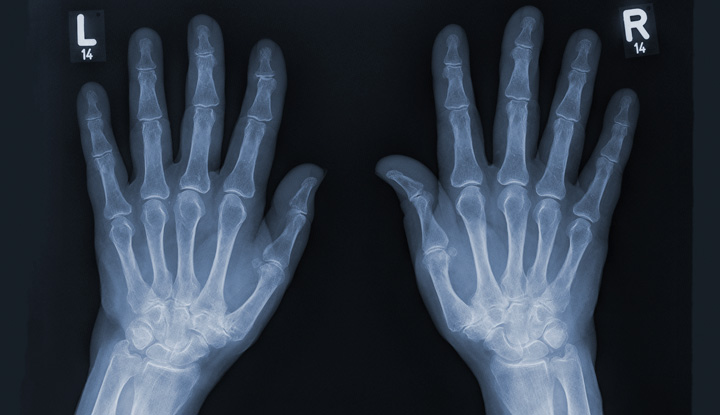
#> input picture 23518-hand-x-ray.jpg, 720 x 415 px
$ jupyter execute medical_image_system.ipynb
#> lines starting #> are read from the running program, lines starting #| are printed output that depends on the picture; after the words box and inside, x2 and y2 are one past the last pixel; in counts of white or black regions, pixels touching at a corner belong together
[cell 1]
"""
Name: Sagar
Roll No: 2301010312
Course: Image Processing & Computer Vision
Unit: 3rd
Assignment Title: Compression and Segmentation of Medical Images using Python
Date: 06-04-2026
"""

import cv2
import numpy as np
import os
import matplotlib.pyplot as plt

# Create output directory
OUTPUT_DIR = "outputs"
os.makedirs(OUTPUT_DIR, exist_ok=True)

# -----------------------------
# Task 1: Run Length Encoding
# -----------------------------
def run_length_encoding(image):
    flat = image.flatten()
    encoding = []
    prev = flat[0]
    count = 1

    for pixel in flat[1:]:
        if pixel == prev:
            count += 1
        else:
            encoding.append((prev, count))
            prev = pixel
            count = 1
    encoding.append((prev, count))

    return encoding


def calculate_compression(original, encoded):
    original_size = original.size
    encoded_size = len(encoded) * 2  # (value, count)

    compression_ratio = original_size / encoded_size
    savings = (1 - (encoded_size / original_size)) * 100

    return compression_ratio, savings


# -----------------------------
# Task 2: Segmentation
# -----------------------------
def global_threshold(image, thresh=127):
    _, binary = cv2.threshold(image, thresh, 255, cv2.THRESH_BINARY)
    return binary


def otsu_threshold(image):
    _, binary = cv2.threshold(image, 0, 255, cv2.THRESH_BINARY + cv2.THRESH_OTSU)
    return binary


# -----------------------------
# Task 3: Morphological Ops
# -----------------------------
def morphological_processing(binary_img):
    kernel = np.ones((3, 3), np.uint8)
    dilation = cv2.dilate(binary_img, kernel, iterations=1)
    erosion = cv2.erode(binary_img, kernel, iterations=1)
    return dilation, erosion


# -----------------------------
# Display using matplotlib
# -----------------------------
def show(title, img):
    plt.figure()
    plt.title(title)
    plt.imshow(img, cmap='gray')
    plt.axis('off')
    plt.show()


# -----------------------------
# Processing Pipeline
# -----------------------------
def process_image(image_path, name_prefix):
#> called with image_path = '23518-hand-x-ray.jpg', name_prefix = 'xray'
    print(f"\nProcessing: {image_path}")

    image = cv2.imread(image_path, cv2.IMREAD_GRAYSCALE)
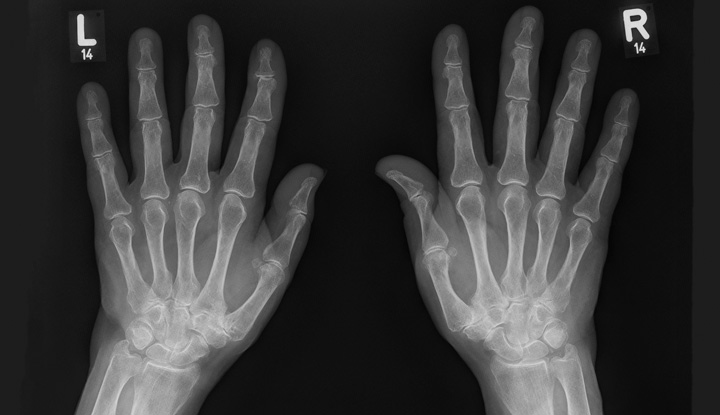
#> image: shape (415, 720); min 3, max 240, mean 55.5

    if image is None:
        print(f"Error loading image: {image_path}")
        return

    # Save original
    cv2.imwrite(f"{OUTPUT_DIR}/{name_prefix}_original.png", image)

    # ---------------- Task 1 ----------------
    print("\n[Task 1] Image Compression (RLE)")
    rle = run_length_encoding(image)
#> in run_length_encoding, `prev = flat[0]`: prev = 29
#> the loop in run_length_encoding, `for pixel in flat[1:]:` made 298799 passes
#> (pixel, prev, count) on passes 28, 29, 30, 32, 33, 34, 37, 40, 41, 42, 43, 45: (32, 32, 1), (35, 35, 1), (36, 36, 1), (34, 34, 1), (35, 35, 1), (37, 37, 1), (35, 35, 1), (36, 36, 1), (37, 37, 1), (36, 36, 1), (34, 34, 1), (33, 33, 1)
#> (pixel, count) on passes 1 to 6: (29, 2), (29, 3), (29, 4), (29, 5), (29, 6), (29, 7)
#> after the loop in run_length_encoding, `for pixel in flat[1:]:`: encoding = 184312 items
#> rle = 184313 items
    ratio, savings = calculate_compression(image, rle)
#> in calculate_compression, `encoded_size = len(encoded) * 2`: encoded_size = 368626
#> in calculate_compression, `compression_ratio = original_size / encoded_size`: compression_ratio = 0.811
#> in calculate_compression, `savings = (1 - (encoded_size / original_size)) * 100`: savings = -23.37
#> ratio = 0.811; savings = -23.37

    print(f"Compression Ratio: {ratio:.2f}")
#| Compression Ratio: 0.81
    print(f"Storage Savings: {savings:.2f}%")
#| Storage Savings: -23.37%

    # Save RLE to file
    with open(f"{OUTPUT_DIR}/{name_prefix}_rle.txt", "w") as f:
        for val, count in rle[:1000]:
            f.write(f"{val}:{count} ")
#> this loop made 1000 passes
#> (val, count) on passes 1 to 3: (29, 28), (32, 1), (35, 1)

    print("Displaying Original Image...")
    show("Original Image", image)

    # ---------------- Task 2 ----------------
    print("\n[Task 2] Image Segmentation")

    global_seg = global_threshold(image)
#> in global_threshold, `_, binary = cv2.threshold(image, thresh, 255, cv2.THRESH_BINARY)`:
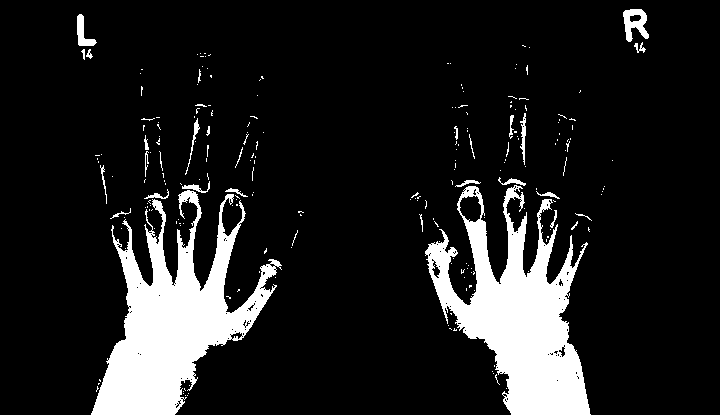
#> binary: shape (415, 720); 12.7% white; 223 white regions (192 under 20 px), largest, box (x1, y1, x2, y2) and area: (91, 190, 282, 415) 17642, (425, 185, 591, 415) 17371, (623, 9, 649, 42) 490
    otsu_seg = otsu_threshold(image)
#> in otsu_threshold, `_, binary = cv2.threshold(image, 0, 255, cv2.THRESH_BINARY + cv2.THRES..`:
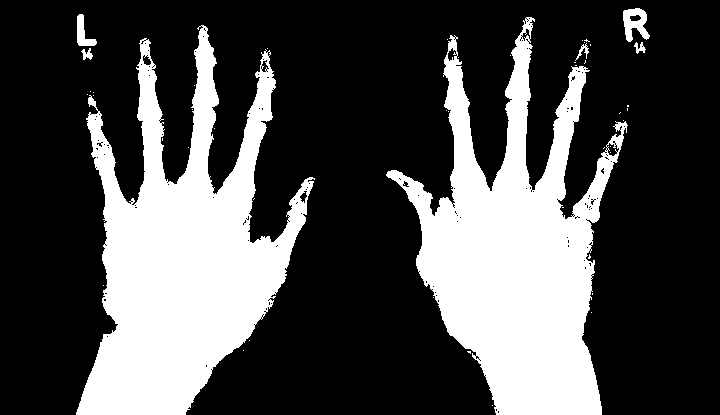
#> binary: shape (415, 720); 29.4% white; 47 white regions (40 under 20 px), largest, box (x1, y1, x2, y2) and area: (76, 25, 315, 415) 44071, (386, 17, 628, 415) 42492, (623, 8, 650, 42) 540

    cv2.imwrite(f"{OUTPUT_DIR}/{name_prefix}_global.png", global_seg)
    cv2.imwrite(f"{OUTPUT_DIR}/{name_prefix}_otsu.png", otsu_seg)

    print("Displaying Global Threshold Image...")
    show("Global Threshold", global_seg)

    print("Displaying Otsu Threshold Image...")
    show("Otsu Threshold", otsu_seg)

    # ---------------- Task 3 ----------------
    print("\n[Task 3] Morphological Processing")

    dilated, eroded = morphological_processing(otsu_seg)
#> in morphological_processing, `dilation = cv2.dilate(binary_img, kernel, iterations=1)`:
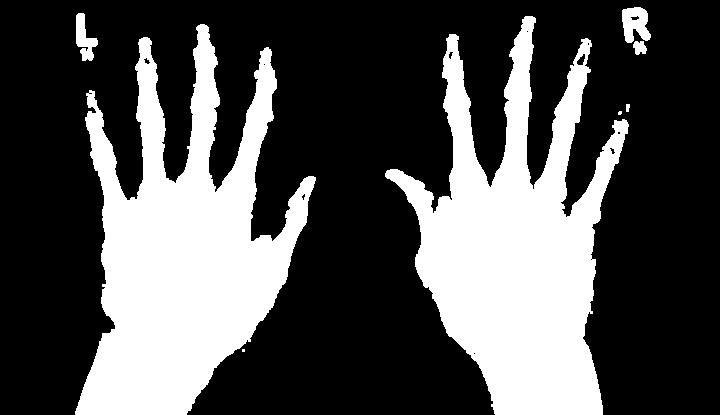
#> dilation: shape (415, 720); 31.6% white; 8 white regions (2 under 20 px), largest, box (x1, y1, x2, y2) and area: (75, 24, 316, 415) 47064, (385, 16, 629, 415) 45766, (622, 7, 651, 43) 731, (76, 13, 98, 61) 565, (633, 41, 647, 55) 143, (626, 104, 630, 112) 28
#> in morphological_processing, `erosion = cv2.erode(binary_img, kernel, iterations=1)`:
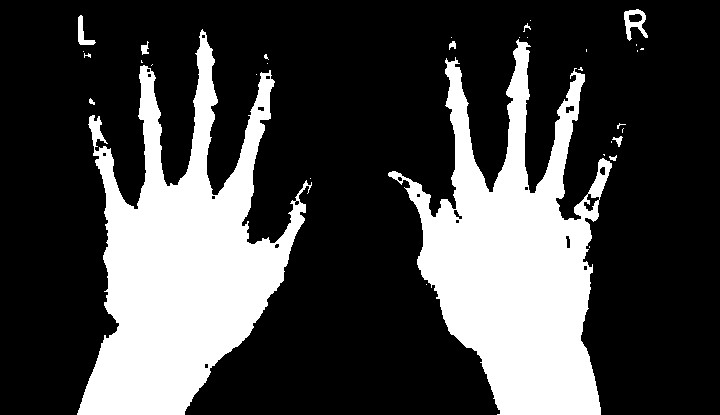
#> erosion: shape (415, 720); 27% white; 33 white regions (23 under 20 px), largest, box (x1, y1, x2, y2) and area: (77, 29, 312, 415) 40725, (388, 39, 612, 415) 39007, (624, 9, 648, 41) 349

    cv2.imwrite(f"{OUTPUT_DIR}/{name_prefix}_dilation.png", dilated)
    cv2.imwrite(f"{OUTPUT_DIR}/{name_prefix}_erosion.png", eroded)

    print("Displaying Dilation Image...")
    show("Dilation", dilated)

    print("Displaying Erosion Image...")
    show("Erosion", eroded)

    # ---------------- Task 4 ----------------
    print("\n[Task 4] Analysis and Interpretation")
    print("• Global Thresholding: Uses fixed value, may miss fine details.")
    print("• Otsu's Method: Automatically selects optimal threshold.")
    print("• Dilation: Expands segmented regions (fills gaps).")
    print("• Erosion: Removes noise and shrinks regions.")
    print("• These operations help highlight important medical regions.")


# -----------------------------
# Main Execution (ONLY X-RAY)
# -----------------------------
if __name__ == "__main__":
    print("Medical Image Processing System")
    print("--------------------------------")

    process_image("23518-hand-x-ray.jpg", "xray")

    print("\nProcessing completed. Check outputs/ folder.")

$ run again, with Traffic1.jpg copied over 23518-hand-x-ray.jpg
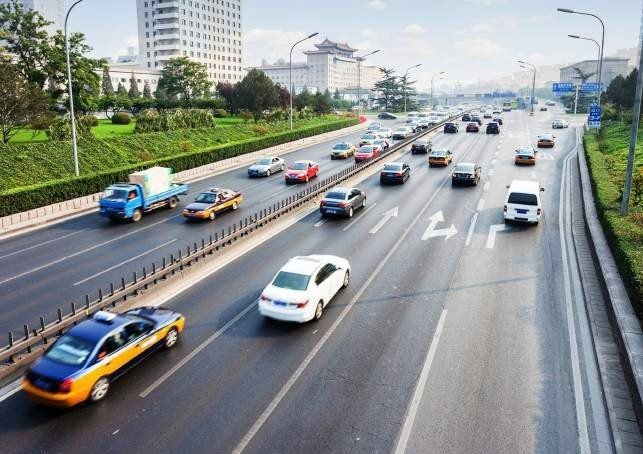
#> input picture Traffic1.jpg, 643 x 454 px
#> in run_length_encoding, `prev = flat[0]`: prev = 158
#> the loop in run_length_encoding, `for pixel in flat[1:]:` made 291921 passes
#> (pixel, prev, count) on passes 1 to 8: (159, 159, 1), (167, 167, 1), (175, 175, 1), (168, 168, 1), (157, 157, 1), (164, 164, 1), (182, 182, 1), (174, 174, 1)
#> after the loop in run_length_encoding, `for pixel in flat[1:]:`: encoding = 247909 items
#> rle = 247910 items
#> encoded_size = 495820
#> compression_ratio = 0.589
#> in calculate_compression, `savings = (1 - (encoded_size / original_size)) * 100`: savings = -69.85
#> in process_image, `ratio, savings = calculate_compression(image, rle)`: ratio = 0.589; savings = -69.85
#| Compression Ratio: 0.59
#| Storage Savings: -69.85%
#> the loop in process_image, `for val, count in rle[:1000]:` made 1000 passes
#> (val, count) on passes 1 to 3: (158, 1), (159, 1), (167, 1)
#> in global_threshold, `_, binary = cv2.threshold(image, thresh, 255, cv2.THRESH_BINARY)`:
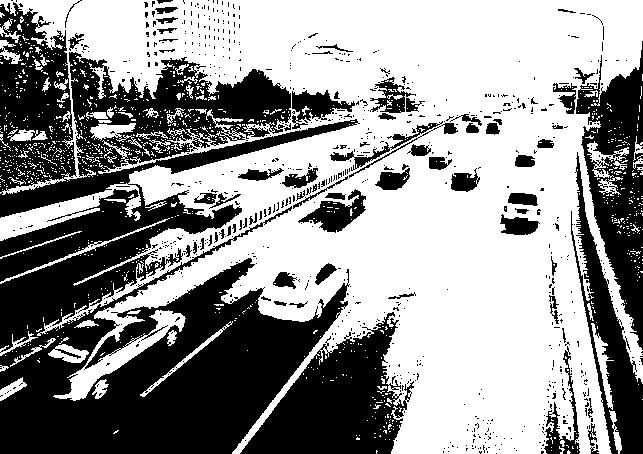
#> binary: shape (454, 643); 57.8% white; 827 black regions (752 under 20 px), largest, box (x1, y1, x2, y2) and area: (0, 2, 360, 454) 80046, (240, 312, 414, 454) 12582, (576, 41, 643, 350) 9823
#> dilation: shape (454, 643); 62.6% white; 332 black regions (250 under 20 px), largest, box (x1, y1, x2, y2) and area: (0, 240, 351, 454) 35851, (242, 283, 415, 454) 14482, (0, 188, 243, 348) 14364
#> in morphological_processing, `erosion = cv2.erode(binary_img, kernel, iterations=1)`:
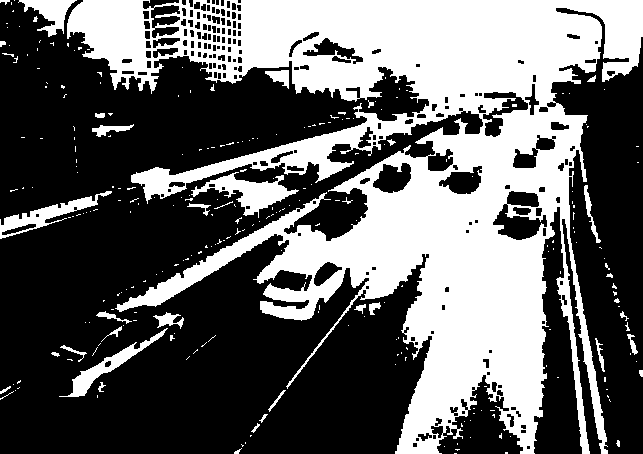
#> erosion: shape (454, 643); 38.7% white; 263 white regions (226 under 20 px), largest, box (x1, y1, x2, y2) and area: (67, 0, 643, 454) 104605, (191, 172, 299, 218) 1734, (0, 191, 112, 239) 1299
